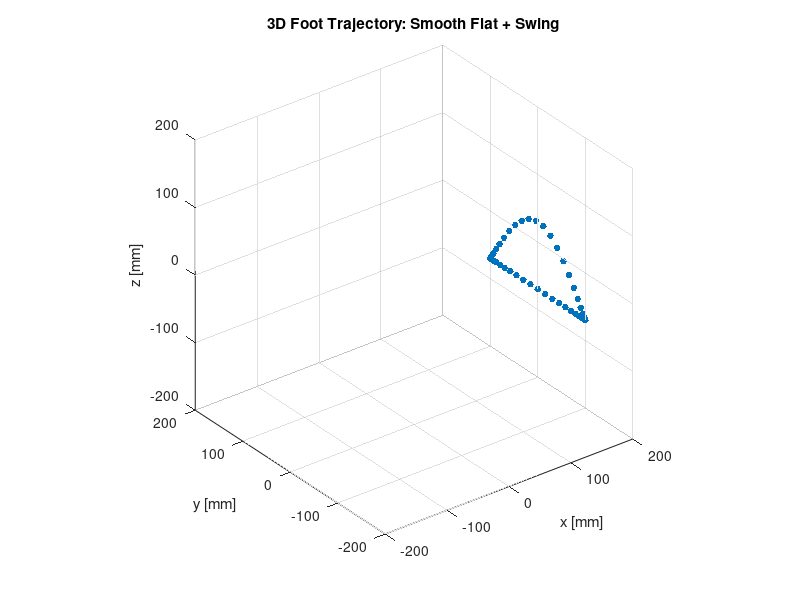
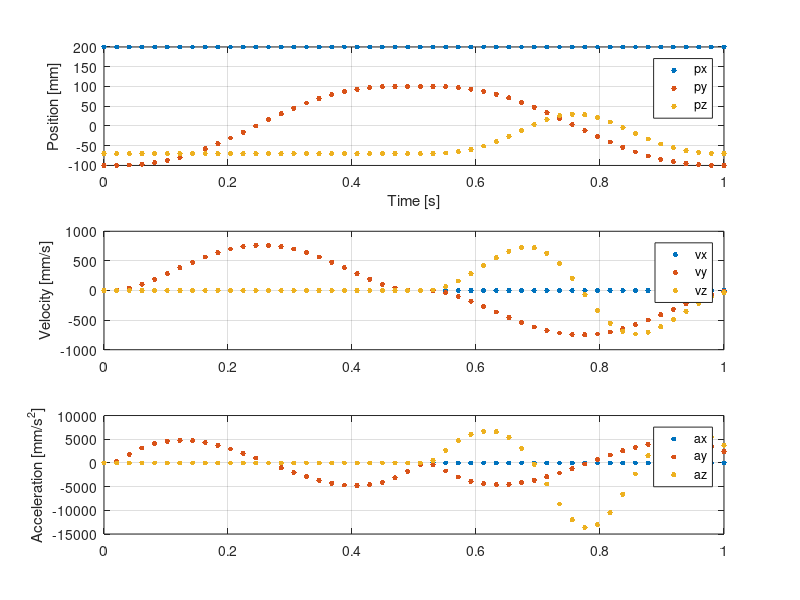

The MATLAB source for these figures, in order:
%% Step parameters
L = 200;        % step length [mm]
r = 100;         % step height / curvature [mm]
T = 1;          % total swing duration [s]
curve_percentage = 1/2;   % fraction of swing that is flat
x_offset = 200;            % lateral offset [mm]
flat_height = -70;         % z height during flat phase

N = 50;                    % total number of points
t = linspace(0, T, N);      % time vector

% Split indices
flat_period = round(curve_percentage * N);
swing_start = flat_period + 1;

%% Preallocate
px = zeros(1, N);
py = zeros(1, N);
pz = zeros(1, N);

%% --- Flat (prep) segment ---
tau = linspace(0,1,flat_period);   % normalized time for cubic

% Define start and end positions for smooth cubic
px_start = x_offset; 
px_end   = x_offset;       % lateral stays constant, can add small ramp if desired
py_start = -L/2;           % back of step
py_end   = L/2;           % keep constant or small offset if needed
pz_start = flat_height;    
pz_end   = flat_height;    % same height for flat

% Cubic interpolation: position = start + delta*(3*tau^2 - 2*tau^3)
px(1:flat_period) = px_start + (px_end - px_start)*(3*tau.^2 - 2*tau.^3);
py(1:flat_period) = py_start + (py_end - py_start)*(10*tau.^3 - 15*tau.^4 + 6*tau.^5);
pz(1:flat_period) = pz_start + (pz_end - pz_start)*(3*tau.^2 - 2*tau.^3);

%% --- Swing (semi-circular) segment ---
% Swing cubic (anchored at flat end)
py_start_swing = py(flat_period);    % last flat y
py_end_swing = -L/2;                  % end of step
pz_start_swing = pz(flat_period);    % flat height
pz_end_swing = flat_height;                     % max step height
px_start_swing = px(flat_period);  
px_end_swing = px_start_swing;      % no lateral change

delta_py = py_end_swing - py_start_swing;  % should be 0
delta_pz = pz_end_swing - pz_start_swing;  % step height change
delta_px = px_end_swing - px_start_swing;  % 0

% Normalized time for swing
swing_time = t(swing_start:N) - t(swing_start);
swing_duration = T*(1-curve_percentage);
tau_swing = swing_time / swing_duration;

% Minimum jerk polynomial
mj = @(s) (10*s.^3 - 15*s.^4 + 6*s.^5);

% px and py (unchanged behavior, still smooth)
px(swing_start:N) = px_start_swing;
py(swing_start:N) = py_start_swing + delta_py * mj(tau_swing);
pz(swing_start:N) = pz_start_swing + r * cos(pi*py(swing_start:N)./L);

%% pz split into two symmetric phases

%mid_idx = tau_swing <= 0.5;
%s_up = tau_swing(mid_idx) / 0.5;   % map [0,0.5] -> [0,1]
%pz(swing_start-1 + find(mid_idx)) = pz_start_swing + (r) * mj(s_up);
%s_down = (tau_swing(~mid_idx) - 0.5) / 0.5;  % map [0.5,1] -> [0,1]
%pz(swing_start-1 + find(~mid_idx)) = flat_height + r - (r) * mj(s_down);

%% --- Plot 3D trajectory ---
figure;
plot3(px, py, pz, '.', 'MarkerSize', 15);
grid on; axis equal;
xlabel('x [mm]'); ylabel('y [mm]'); zlabel('z [mm]');
title('3D Foot Trajectory: Smooth Flat + Swing');

xlim([-200 200]); ylim([-200 200]); zlim([-200 200]);

%% --- plot velocities / accelerations ---
vx = [0 diff(px)/mean(diff(t))];
vy = [0 diff(py)/mean(diff(t))];
vz = [0 diff(pz)/mean(diff(t))];

figure;
subplot(3,1,2); % POSITION
plot(t, vx, '.', 'MarkerSize', 12); hold on;
plot(t, vy, '.', 'MarkerSize', 12);
plot(t, vz, '.', 'MarkerSize', 12);
grid on;
ylabel('Velocity [mm/s]');
legend('vx','vy','vz');
hold off;

ax = [0 diff(vx)/mean(diff(t))];
ay = [0 diff(vy)/mean(diff(t))];
az = [0 diff(vz)/mean(diff(t))];

subplot(3,1,3); % ACCELERATION
plot(t, ax, '.', 'MarkerSize', 12); hold on;
plot(t, ay, '.', 'MarkerSize', 12);
plot(t, az, '.', 'MarkerSize', 12);
grid on;
ylabel('Acceleration [mm/s^2]');
legend('ax','ay','az');
hold off;

subplot(3,1,1); % VELOCITY
plot(t, px, '.', 'MarkerSize', 12); hold on;
plot(t, py, '.', 'MarkerSize', 12);
plot(t, pz, '.', 'MarkerSize', 12);
grid on;
xlabel('Time [s]');
ylabel('Position [mm]');
legend('px','py','pz');
hold off;
